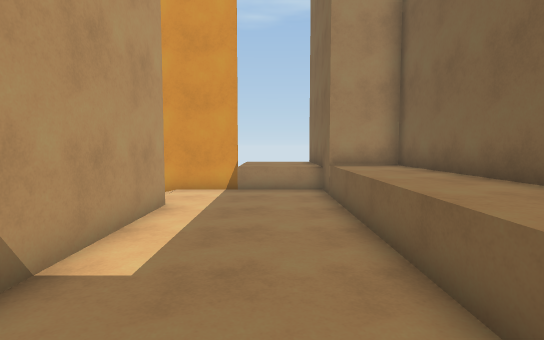
View 1 (above)

13 first-person views from a walk through a Unity game level. The camera is 1.5 m above the floor, tilts 4° down and sees 80° across. The floor is counted in squares, 1 m on a side. Each view is taken from the middle of a square. On the plan, view 1 faces up. The plan holds only what a view shows up to about 15 squares ahead; the rest is blank. The place goes on beyond the plan.

View 2
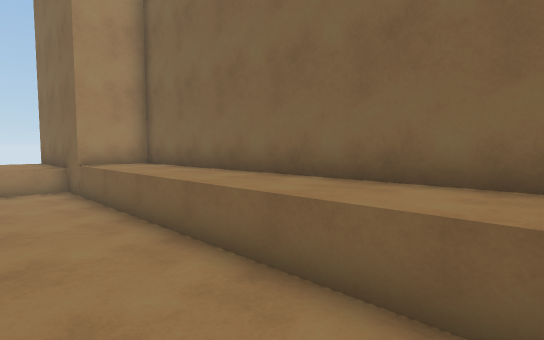

View 3
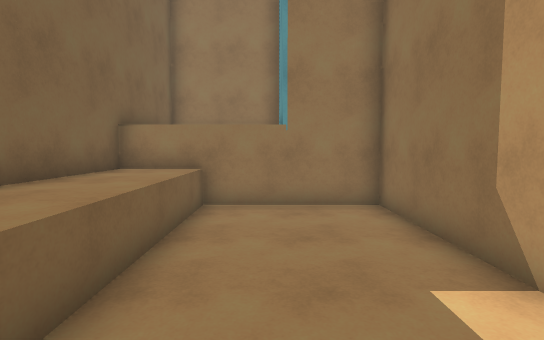

View 4
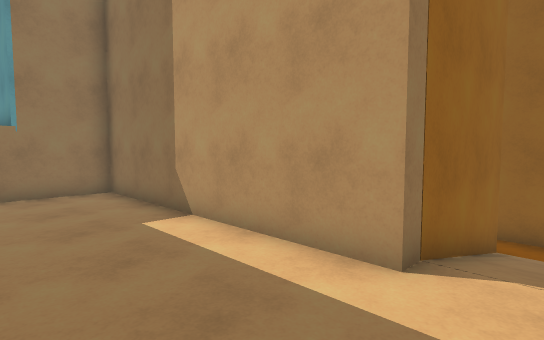

View 5
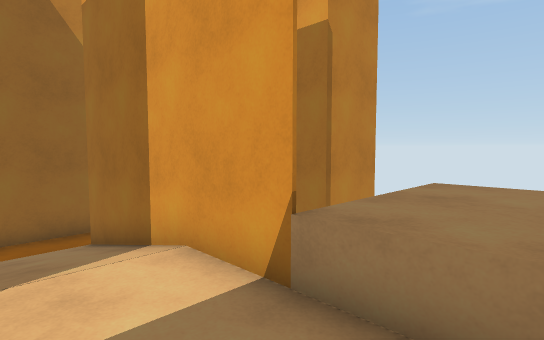

View 6
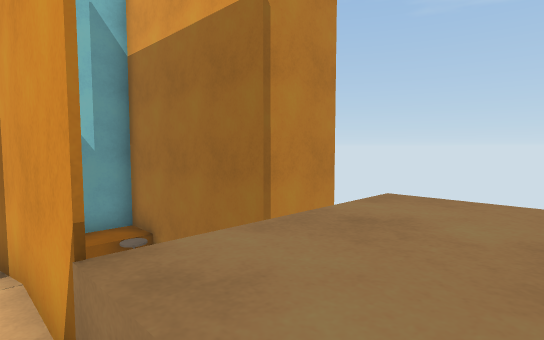

View 7
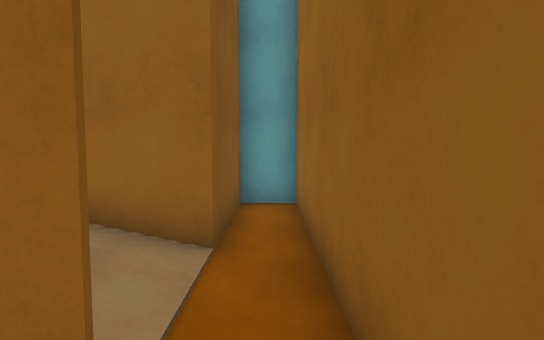

View 8
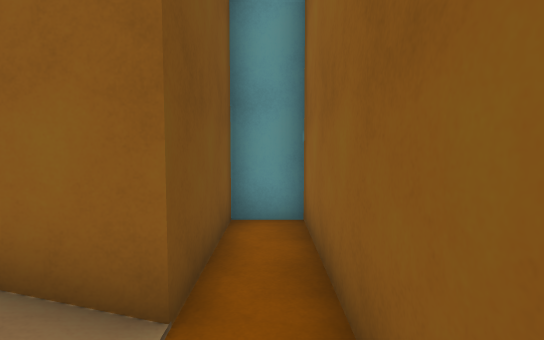

View 9
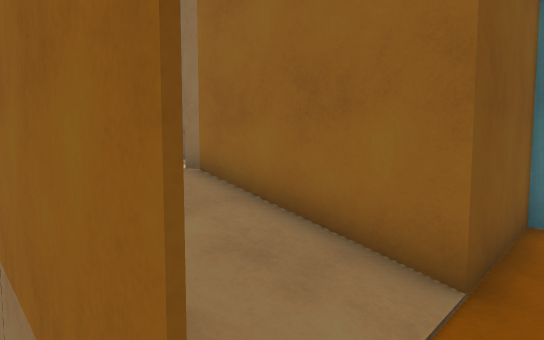

View 10
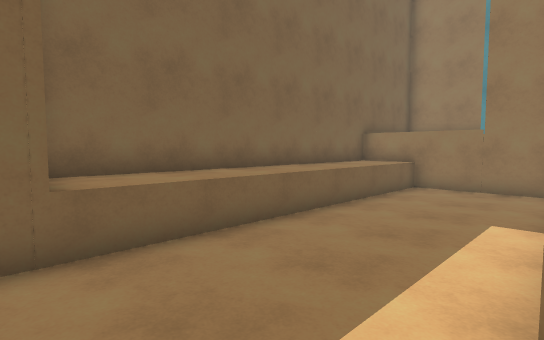

View 11
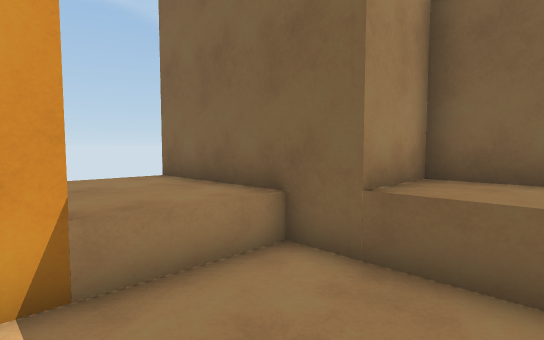

View 12
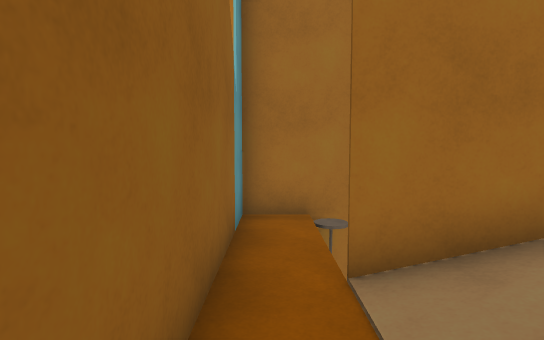

View 13
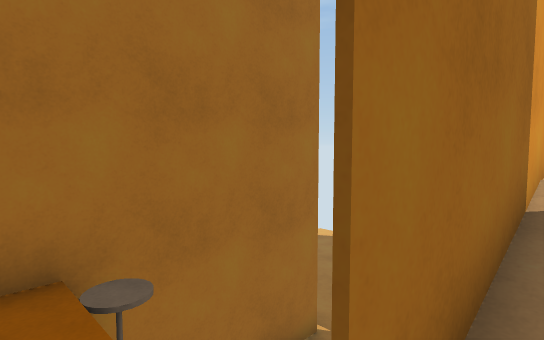

### Floor plan
Key: @ floor where view 1 was taken; # wall or solid block; . main floor; - floor 1 m lower than the main floor; / step, stairs or slope; ^ raised ledge; v drop or lower ground; O other object.
Columns run from 10 left of view 1 to 4 right of it. Each row starts with its distance up from view 1.
 17       #v vv
 16       #vvv^^v
 15 #######v ^^^^
 14 #-O      ^^^^
 13 #-v      ^^^^
 12 #-v######^^^^
 11 #-/    .....#
 10 #-/    .....^^#
  9 #-/    .....^^^
  8 #-######....^^^
  7 #-#    #....^^^
  6 #-#    #....^^^
  5 #-#    #....^^^
  4 ###    #....^^^
  3        #....^^^
  2        #....^^^
  1        #....^^#
  0        #..@.^^^
 -1        #..OOOO^
 -2        ###O

Positions as (right, up) in squares from view 1, and headings:
1: (0, 0), facing up
2: (-1, -1), facing up-right
3: (0, 7), facing down
4: (1, 10), facing down-left
5: (1, 9), facing up-left
6: (1, 11), facing up-left
7: (-9, 13), facing down
8: (-9, 11), facing down
9: (-9, 12), facing down-right
10: (-3, 11), facing down-right
11: (-2, 8), facing up-right
12: (-9, 8), facing up
13: (-9, 11), facing up-right
